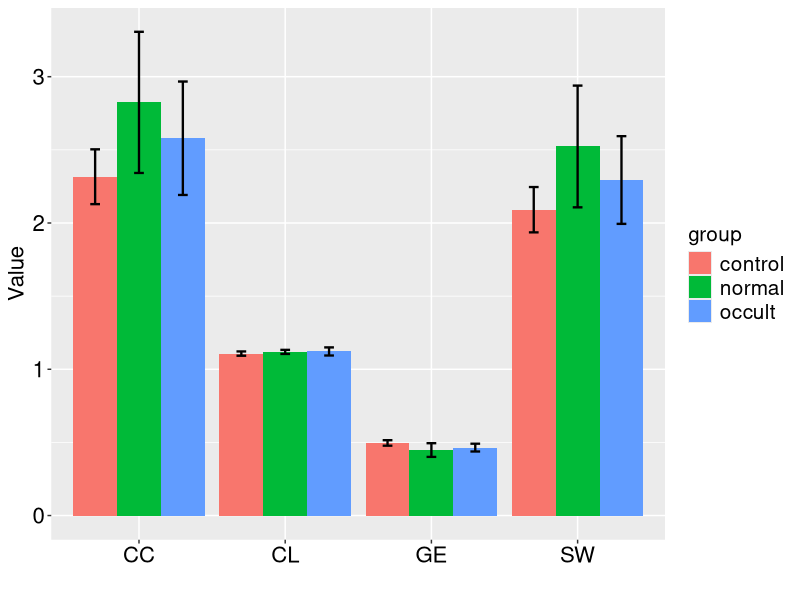

Reproduce this figure in R.
#This file is used to plot significant figure. 
library(ggplot2)
library(psych)
library(dplyr)

mydata <- read.table(file = 'global_variable_2.csv',sep = ',',header = T)
mydata$Group <- factor(mydata$Group)
mydata_subset <- select(mydata, - one_of('subj_ID', 'Group'))

general_stat <- describeBy(mydata_subset,group = mydata$Group)
control_stat <- general_stat[[1]]
normal_stat <- general_stat[[2]]
occult_stat <- general_stat[[3]]


data2plot <- data.frame(
  trt = factor(rep(c('GE','CC', 'CL','SW'), 3)),
  resp = c(control_stat$mean, normal_stat$mean, occult_stat$mean),
  group = factor(c(1, 1, 1, 1, 2, 2, 2, 2, 3, 3, 3, 3)),
  se = c(control_stat$sd, normal_stat$sd, occult_stat$sd)
)

data2plot$group <- factor(data2plot$group,labels = c('control','normal','occult'),levels = c(1,2,3))

limits <- aes(ymax = resp + se, ymin=resp - se)
dodge <- position_dodge(width=0.9)
plot1 <- ggplot(data=data2plot,aes(x=trt,y=resp,fill=group))

plot1 <- plot1 + geom_bar(position=dodge,stat='identity') + geom_errorbar(limits,position=dodge,width=0.2,size = 0.8)+
xlab(' ') + ylab('Value') + theme(axis.text=element_text(colour='#000000',size=16),
legend.text = element_text(size=15),legend.title = element_text(size=15),axis.title = element_text(size=16))